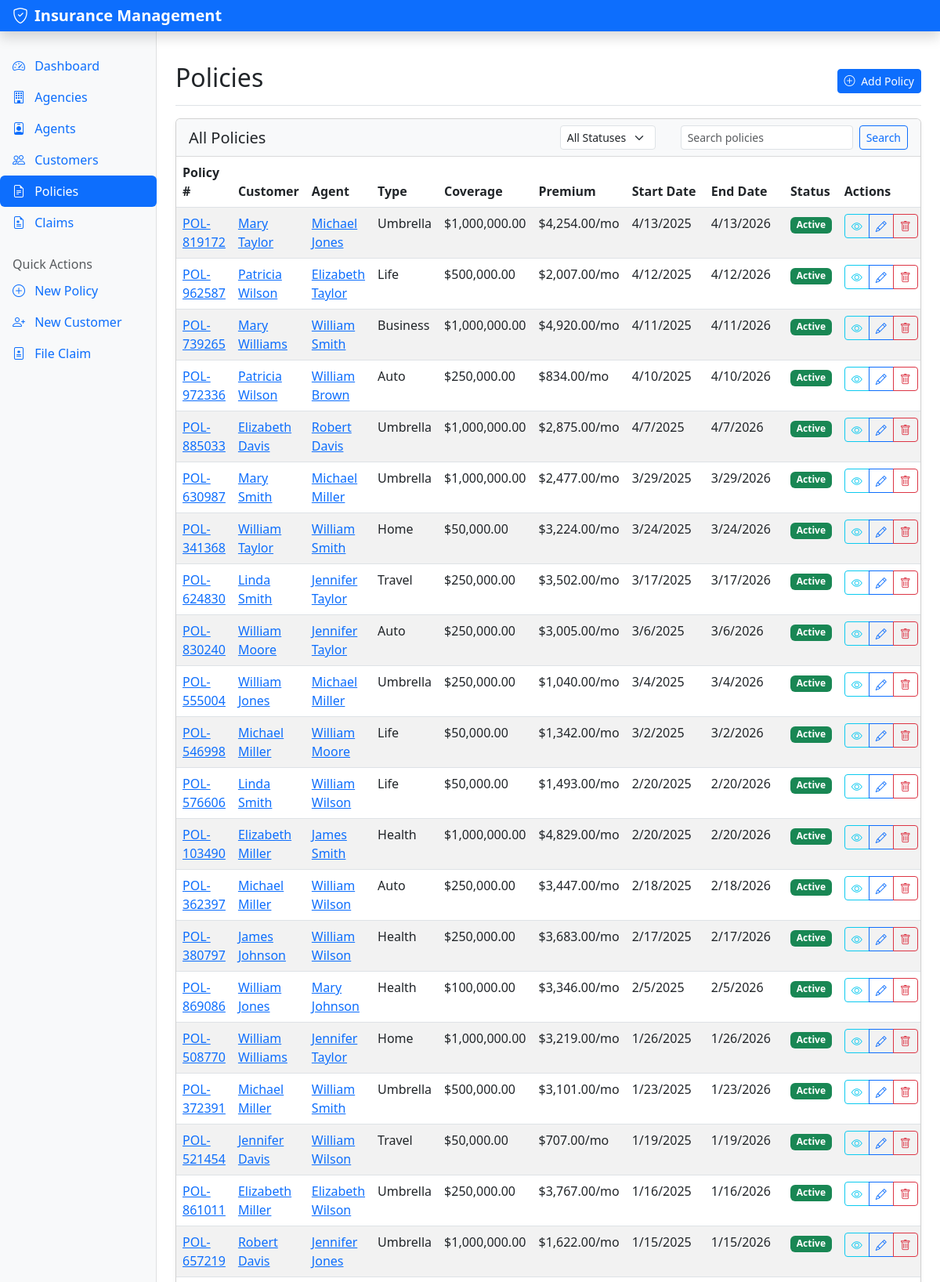
The page /policies/ (upper part) on the database its author committed.
### models/policy.py (models this page shows, shortened)
class Policy(db.Model):
    __tablename__ = 'policy'
    policy_id = db.Column(db.Integer, primary_key=True)
    agent_id = db.Column(db.Integer, db.ForeignKey('agent.agent_id'), nullable=False)
    customer_id = db.Column(db.Integer, db.ForeignKey('customer.customer_id'), nullable=False)
    policy_number = db.Column(db.String(50), nullable=False, unique=True)
    policy_type = db.Column(db.String(100), nullable=False)
    coverage_amount = db.Column(db.DECIMAL(12, 2), default=0.00)
    premium = db.Column(db.DECIMAL(10, 2), default=0.00)
    start_date = db.Column(db.Date, nullable=False)
    end_date = db.Column(db.Date)
    policy_status = db.Column(db.String(50), default='Active')
    claims = db.relationship('Claim', backref='policy', lazy=True, cascade='all, delete-orphan')

### models/customer.py (models this page shows, shortened)
class Customer(db.Model):
    __tablename__ = 'customer'
    customer_id = db.Column(db.Integer, primary_key=True)
    first_name = db.Column(db.String(100), nullable=False)
    last_name = db.Column(db.String(100), nullable=False)
    date_of_birth = db.Column(db.Date)
    email = db.Column(db.String(150))
    phone = db.Column(db.String(20))
    address = db.Column(db.String(200))
    city = db.Column(db.String(100))
    state = db.Column(db.String(100))
    zip_code = db.Column(db.String(20))
    policies = db.relationship('Policy', backref='customer', lazy=True, cascade='all, delete-orphan')
    def full_name(self):
        return f"{self.first_name} {self.last_name}"

### models/agent.py (models this page shows, shortened)
class Agent(db.Model):
    __tablename__ = 'agent'
    agent_id = db.Column(db.Integer, primary_key=True)
    agency_id = db.Column(db.Integer, db.ForeignKey('agency.agency_id'), nullable=False)
    first_name = db.Column(db.String(100), nullable=False)
    last_name = db.Column(db.String(100), nullable=False)
    email = db.Column(db.String(150))
    phone = db.Column(db.String(20))
    policies = db.relationship('Policy', backref='agent', lazy=True, cascade='all, delete-orphan')
    def full_name(self):
        return f"{self.first_name} {self.last_name}"

### routes/policy_routes.py (the view, shortened to what this page needs)
@policy_bp.route('/', methods=['GET'])
def index():
    search_term = request.args.get('search', '')
    status_filter = request.args.get('status', '')
    query = Policy.query
    if status_filter:
        query = query.filter(Policy.policy_status == status_filter)
    policies = query.order_by(Policy.start_date.desc()).all()
    statuses = db.session.query(Policy.policy_status).distinct().all()
    statuses = [status[0] for status in statuses]
    return render_template('policy/index.html',
                          policies=policies,
                          search_term=search_term,
                          status_filter=status_filter,
                          statuses=statuses)

### app.py (called while the page is built)
@app.context_processor
def inject_now():
    return {'now': datetime.utcnow()}

### templates/policy/index.html (shortened to what this page needs)
{% extends 'layout/base.html' %}
{% block content %}
<div class="d-flex justify-content-between flex-wrap flex-md-nowrap align-items-center pt-3 pb-2 mb-3 border-bottom">
    <h1 class="h2">Policies</h1>
    <div>
        <a href="{{ url_for('policy.create_form') }}" class="btn btn-sm btn-primary">
            <i class="bi bi-plus-circle me-1"></i> Add Policy
        </a>
    </div>
</div>
<div class="card">
    <div class="card-header">
        <div class="row align-items-center">
            <div class="col">
                <h5 class="mb-0">All Policies</h5>
            </div>
            <div class="col-md-auto">
                {% if statuses %}
                <form class="d-inline-block me-2" method="GET" action="{{ url_for('policy.index') }}">
                    <select class="form-select form-select-sm" name="status" onchange="this.form.submit()">
                        <option value="">All Statuses</option>
                    </select>
                </form>
                {% endif %}
            </div>
            <div class="col-md-auto">
                <form class="d-flex" method="GET" action="{{ url_for('policy.index') }}">
                    <input class="form-control form-control-sm me-2" type="search"
                           placeholder="Search policies" aria-label="Search"
                           name="search" value="{{ search_term }}">
                    <button class="btn btn-sm btn-outline-primary" type="submit">Search</button>
                </form>
            </div>
        </div>
    </div>
    <div class="card-body p-0">
        <div class="table-responsive">
            <table class="table table-hover table-striped mb-0">
                <thead>
                    <tr>
                        <th>Policy #</th>
                        <th>Customer</th>
                        <th>Agent</th>
                        <th>Type</th>
                        <th>Coverage</th>
                        <th>Premium</th>
                        <th>Start Date</th>
                        <th>End Date</th>
                        <th>Status</th>
                        <th>Actions</th>
                    </tr>
                </thead>
                <tbody>
                    {% if policies %}
                        {% for policy in policies %}
                            <tr>
                                <td>
                                    <a href="{{ url_for('policy.view', policy_id=policy.policy_id) }}">
                                        {{ policy.policy_number }}
                                    </a>
                                </td>
                                <td>
                                    <a href="{{ url_for('customer.view', customer_id=policy.customer_id) }}">
                                        {{ policy.customer.full_name() }}
                                    </a>
                                </td>
                                <td>
                                    <a href="{{ url_for('agent.view', agent_id=policy.agent_id) }}">
                                        {{ policy.agent.full_name() }}
                                    </a>
                                </td>
                                <td>{{ policy.policy_type }}</td>
                                <td>${{ "{:,.2f}".format(policy.coverage_amount) }}</td>
                                <td>${{ "{:,.2f}".format(policy.premium) }}/mo</td>
                                <td class="date-display">{{ policy.start_date }}</td>
                                <td class="date-display">{{ policy.end_date or 'N/A' }}</td>
                                <td>
                                    <span class="badge {% if policy.policy_status == 'Active' %}bg-success
                                                    {% elif policy.policy_status == 'Pending' %}bg-warning
                                                    {% elif policy.policy_status == 'Cancelled' %}bg-danger
                                                    {% else %}bg-secondary{% endif %}">
                                        {{ policy.policy_status }}
                                    </span>
                                </td>
                                <td>
                                    <div class="btn-group" role="group">
                                        <a href="{{ url_for('policy.view', policy_id=policy.policy_id) }}"
                                           class="btn btn-sm btn-outline-info"
                                           data-bs-toggle="tooltip"
                                           title="View Policy">
                                            <i class="bi bi-eye"></i>
                                        </a>
                                        <a href="{{ url_for('policy.edit_form', policy_id=policy.policy_id) }}"
                                           class="btn btn-sm btn-outline-primary"
                                           data-bs-toggle="tooltip"
                                           title="Edit Policy">
                                            <i class="bi bi-pencil"></i>
                                        </a>
                                        <button type="button"
                                                class="btn btn-sm btn-outline-danger btn-delete"
                                                data-bs-toggle="modal"
                                                data-bs-target="#deleteModal{{ policy.policy_id }}"
                                                data-bs-toggle="tooltip"
                                                title="Delete Policy">
                                            <i class="bi bi-trash"></i>
                                        </button>
                                    </div>
                                </td>
                            </tr>
                        {% endfor %}
                    {% else %}
                        <tr>
                            <td colspan="10" class="text-center py-3">No policies found</td>
                        </tr>
                    {% endif %}
                </tbody>
            </table>
        </div>
    </div>
</div>
{% endblock %}

### static/css/style.css (style rules this page uses)
body { min-height: 100vh; display: flex; flex-direction: column; }
:root { --primary-color: #0d6efd; --secondary-color: #6c757d; --success-color: #198754; --info-color: #0dcaf0; --warning-color: #ffc107; --danger-color: #dc3545; --light-color: #f8f9fa; --dark-color: #212529; }
.card { margin-bottom: 1.5rem; box-shadow: 0 0.125rem 0.25rem rgba(0, 0, 0, 0.075); }
.card-header { background-color: var(--light-color); border-bottom: 1px solid rgba(0, 0, 0, 0.125); }

### rows shown on the page
Policy: policy_number "POL-819172", customer.full_name "Mary Taylor", agent.full_name "Michael Jones", policy_type "Umbrella", coverage_amount "1,000,000.00", premium "4,254.00", policy_status "Active"
Policy: policy_number "POL-962587", customer.full_name "Patricia Wilson", agent.full_name "Elizabeth Taylor", policy_type "Life", coverage_amount "500,000.00", premium "2,007.00", policy_status "Active"
Policy: policy_number "POL-739265", customer.full_name "Mary Williams", agent.full_name "William Smith", policy_type "Business", coverage_amount "1,000,000.00", premium "4,920.00", policy_status "Active"
Policy: policy_number "POL-972336", customer.full_name "Patricia Wilson", agent.full_name "William Brown", policy_type "Auto", coverage_amount "250,000.00", premium "834.00", policy_status "Active"
Policy: policy_number "POL-885033", customer.full_name "Elizabeth Davis", agent.full_name "Robert Davis", policy_type "Umbrella", coverage_amount "1,000,000.00", premium "2,875.00", policy_status "Active"
Policy: policy_number "POL-630987", customer.full_name "Mary Smith", agent.full_name "Michael Miller", policy_type "Umbrella", coverage_amount "1,000,000.00", premium "2,477.00", policy_status "Active"
Policy: policy_number "POL-341368", customer.full_name "William Taylor", agent.full_name "William Smith", policy_type "Home", coverage_amount "50,000.00", premium "3,224.00", policy_status "Active"
Policy: policy_number "POL-624830", customer.full_name "Linda Smith", agent.full_name "Jennifer Taylor", policy_type "Travel", coverage_amount "250,000.00", premium "3,502.00", policy_status "Active"
Policy: policy_number "POL-830240", customer.full_name "William Moore", agent.full_name "Jennifer Taylor", policy_type "Auto", coverage_amount "250,000.00", premium "3,005.00", policy_status "Active"
Policy: policy_number "POL-555004", customer.full_name "William Jones", agent.full_name "Michael Miller", policy_type "Umbrella", coverage_amount "250,000.00", premium "1,040.00", policy_status "Active"
Policy: policy_number "POL-546998", customer.full_name "Michael Miller", agent.full_name "William Moore", policy_type "Life", coverage_amount "50,000.00", premium "1,342.00", policy_status "Active"
Policy: policy_number "POL-576606", customer.full_name "Linda Smith", agent.full_name "William Wilson", policy_type "Life", coverage_amount "50,000.00", premium "1,493.00", policy_status "Active"
Policy: policy_number "POL-103490", customer.full_name "Elizabeth Miller", agent.full_name "James Smith", policy_type "Health", coverage_amount "1,000,000.00", premium "4,829.00", policy_status "Active"
Policy: policy_number "POL-362397", customer.full_name "Michael Miller", agent.full_name "William Wilson", policy_type "Auto", coverage_amount "250,000.00", premium "3,447.00", policy_status "Active"
Policy: policy_number "POL-380797", customer.full_name "James Johnson", agent.full_name "William Wilson", policy_type "Health", coverage_amount "250,000.00", premium "3,683.00", policy_status "Active"
Policy: policy_number "POL-869086", customer.full_name "William Jones", agent.full_name "Mary Johnson", policy_type "Health", coverage_amount "100,000.00", premium "3,346.00", policy_status "Active"
Policy: policy_number "POL-508770", customer.full_name "William Williams", agent.full_name "Jennifer Taylor", policy_type "Home", coverage_amount "1,000,000.00", premium "3,219.00", policy_status "Active"
Policy: policy_number "POL-372391", customer.full_name "Michael Miller", agent.full_name "William Smith", policy_type "Umbrella", coverage_amount "500,000.00", premium "3,101.00", policy_status "Active"
Policy: policy_number "POL-521454", customer.full_name "Jennifer Davis", agent.full_name "William Wilson", policy_type "Travel", coverage_amount "50,000.00", premium "707.00", policy_status "Active"
Policy: policy_number "POL-861011", customer.full_name "Elizabeth Miller", agent.full_name "Elizabeth Wilson", policy_type "Umbrella", coverage_amount "250,000.00", premium "3,767.00", policy_status "Active"
Policy: policy_number "POL-657219", customer.full_name "Robert Davis", agent.full_name "Jennifer Jones", policy_type "Umbrella", coverage_amount "1,000,000.00", premium "1,622.00", policy_status "Active"
